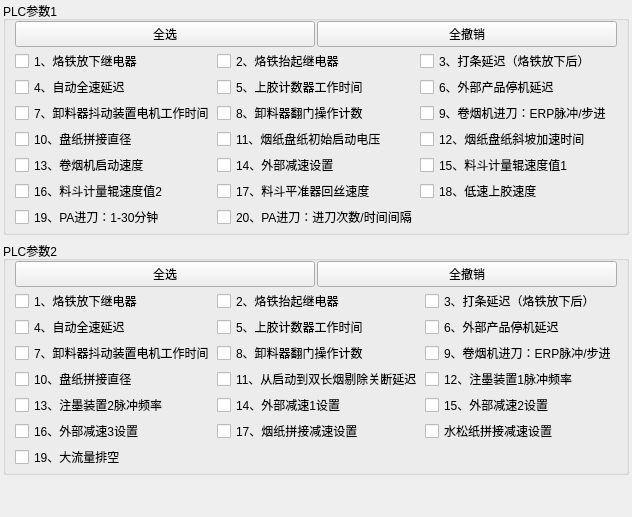
                     <widget class="QWidget" name="csp1">
                      <layout class="QVBoxLayout" name="verticalLayout_35">
                       <property name="leftMargin">
                        <number>3</number>
                       </property>
                       <property name="topMargin">
                        <number>1</number>
                       </property>
                       <property name="rightMargin">
                        <number>3</number>
                       </property>
                       <property name="bottomMargin">
                        <number>2</number>
                       </property>
                       <item>
                        <widget class="QGroupBox" name="gPLC1">
                         <property name="title">
                          <string>PLC参数1</string>
                         </property>
                         <layout class="QVBoxLayout" name="verticalLayout_43">
                          <property name="spacing">
                           <number>2</number>
                          </property>
                          <property name="topMargin">
                           <number>0</number>
                          </property>
                          <property name="bottomMargin">
                           <number>3</number>
                          </property>
                          <item>
                           <layout class="QHBoxLayout" name="horizontalLayout_36">
                            <item>
                             <widget class="QPushButton" name="pb_qx1">
                              <property name="sizePolicy">
                               <sizepolicy hsizetype="Preferred" vsizetype="Fixed">
                                <horstretch>0</horstretch>
                                <verstretch>0</verstretch>
                               </sizepolicy>
                              </property>
                              <property name="text">
                               <string>全选</string>
                              </property>
                              <attribute name="buttonGroup">
                               <string>buttonGroupQX</string>
                              </attribute>
                             </widget>
                            </item>
                            <item>
                             <widget class="QPushButton" name="pb_qc1">
                              <property name="sizePolicy">
                               <sizepolicy hsizetype="Preferred" vsizetype="Fixed">
                                <horstretch>0</horstretch>
                                <verstretch>0</verstretch>
                               </sizepolicy>
                              </property>
                              <property name="text">
                               <string>全撤销</string>
                              </property>
                              <attribute name="buttonGroup">
                               <string>buttonGroupQCX</string>
                              </attribute>
                             </widget>
                            </item>
                           </layout>
                          </item>
                          <item>
                           <layout class="QGridLayout" name="gridLayout_4">
                            <item row="0" column="0">
                             <widget class="QCheckBox" name="checkBox">
                              <property name="focusPolicy">
                               <enum>Qt::NoFocus</enum>
                              </property>
                              <property name="text">
                               <string>1、烙铁放下继电器</string>
                              </property>
                             </widget>
                            </item>
                            <item row="1" column="0">
                             <widget class="QCheckBox" name="checkBox_6">
                              <property name="focusPolicy">
                               <enum>Qt::NoFocus</enum>
                              </property>
                              <property name="text">
                               <string>4、自动全速延迟</string>
                              </property>
                             </widget>
                            </item>
                            <item row="2" column="0">
                             <widget class="QCheckBox" name="checkBox_8">
                              <property name="focusPolicy">
                               <enum>Qt::NoFocus</enum>
                              </property>
                              <property name="text">
                               <string>7、卸料器抖动装置电机工作时间</string>
                              </property>
                             </widget>
                            </item>
                            <item row="3" column="0">
                             <widget class="QCheckBox" name="checkBox_10">
                              <property name="focusPolicy">
                               <enum>Qt::NoFocus</enum>
                              </property>
                              <property name="text">
                               <string>10、盘纸拼接直径</string>
                              </property>
                             </widget>
                            </item>
                            <item row="4" column="0">
                             <widget class="QCheckBox" name="checkBox_12">
                              <property name="focusPolicy">
                               <enum>Qt::NoFocus</enum>
                              </property>
                              <property name="text">
                               <string>13、卷烟机启动速度</string>
                              </property>
                             </widget>
                            </item>
                            <item row="5" column="0">
                             <widget class="QCheckBox" name="checkBox_17">
                              <property name="focusPolicy">
                               <enum>Qt::NoFocus</enum>
                              </property>
                              <property name="text">
                               <string>16、料斗计量辊速度值2</string>
                              </property>
                             </widget>
                            </item>
                            <item row="6" column="0">
                             <widget class="QCheckBox" name="checkBox_19">
                              <property name="focusPolicy">
                               <enum>Qt::NoFocus</enum>
                              </property>
                              <property name="text">
                               <string>19、PA进刀：1-30分钟</string>
                              </property>
                             </widget>
                            </item>
                            <item row="0" column="2">
                             <widget class="QCheckBox" name="checkBox_3">
                              <property name="focusPolicy">
                               <enum>Qt::NoFocus</enum>
                              </property>
                              <property name="text">
                               <string>3、打条延迟（烙铁放下后）</string>
                              </property>
                             </widget>
                            </item>
                            <item row="0" column="1">
                             <widget class="QCheckBox" name="checkBox_2">
                              <property name="focusPolicy">
                               <enum>Qt::NoFocus</enum>
                              </property>
                              <property name="text">
                               <string>2、烙铁抬起继电器</string>
                              </property>
                             </widget>
                            </item>
                            <item row="1" column="1">
                             <widget class="QCheckBox" name="checkBox_5">
                              <property name="focusPolicy">
                               <enum>Qt::NoFocus</enum>
                              </property>
                              <property name="text">
                               <string>5、上胶计数器工作时间</string>
                              </property>
                             </widget>
                            </item>
                            <item row="2" column="1">
                             <widget class="QCheckBox" name="checkBox_13">
                              <property name="focusPolicy">
                               <enum>Qt::NoFocus</enum>
                              </property>
                              <property name="text">
                               <string>8、卸料器翻门操作计数</string>
                              </property>
                             </widget>
                            </item>
                            <item row="3" column="1">
                             <widget class="QCheckBox" name="checkBox_14">
                              <property name="focusPolicy">
                               <enum>Qt::NoFocus</enum>
                              </property>
                              <property name="text">
                               <string>11、烟纸盘纸初始启动电压</string>
                              </property>
                             </widget>
                            </item>
                            <item row="4" column="1">
                             <widget class="QCheckBox" name="checkBox_15">
                              <property name="focusPolicy">
                               <enum>Qt::NoFocus</enum>
                              </property>
                              <property name="text">
                               <string>14、外部减速设置</string>
                              </property>
                             </widget>
                            </item>
                            <item row="5" column="1">
                             <widget class="QCheckBox" name="checkBox_18">
                              <property name="focusPolicy">
                               <enum>Qt::NoFocus</enum>
                              </property>
                              <property name="text">
                               <string>17、料斗平准器回丝速度</string>
                              </property>
                             </widget>
                            </item>
                            <item row="6" column="1">
                             <widget class="QCheckBox" name="checkBox_20">
                              <property name="focusPolicy">
                               <enum>Qt::NoFocus</enum>
                              </property>
                              <property name="text">
                               <string>20、PA进刀：进刀次数/时间间隔</string>
                              </property>
                             </widget>
                            </item>
                            <item row="3" column="2">
                             <widget class="QCheckBox" name="checkBox_9">
                              <property name="focusPolicy">
                               <enum>Qt::NoFocus</enum>
                              </property>
                              <property name="text">
                               <string>12、烟纸盘纸斜坡加速时间</string>
                              </property>
                             </widget>
                            </item>
                            <item row="4" column="2">
                             <widget class="QCheckBox" name="checkBox_11">
                              <property name="focusPolicy">
                               <enum>Qt::NoFocus</enum>
                              </property>
                              <property name="text">
                               <string>15、料斗计量辊速度值1</string>
                              </property>
                             </widget>
                            </item>
                            <item row="5" column="2">
                             <widget class="QCheckBox" name="checkBox_16">
                              <property name="focusPolicy">
                               <enum>Qt::NoFocus</enum>
                              </property>
                              <property name="text">
                               <string>18、低速上胶速度</string>
                              </property>
                             </widget>
                            </item>
                            <item row="2" column="2">
                             <widget class="QCheckBox" name="checkBox_7">
                              <property name="focusPolicy">
                               <enum>Qt::NoFocus</enum>
                              </property>
                              <property name="text">
                               <string>9、卷烟机进刀：ERP脉冲/步进</string>
                              </property>
                             </widget>
                            </item>
                            <item row="1" column="2">
                             <widget class="QCheckBox" name="checkBox_4">
                              <property name="focusPolicy">
                               <enum>Qt::NoFocus</enum>
                              </property>
                              <property name="text">
                               <string>6、外部产品停机延迟</string>
                              </property>
                             </widget>
                            </item>
                           </layout>
                          </item>
                         </layout>
                        </widget>
                       </item>
                       <item>
                        <widget class="QGroupBox" name="groupBox_27">
                         <property name="title">
                          <string>PLC参数2</string>
                         </property>
                         <layout class="QVBoxLayout" name="verticalLayout_44">
                          <property name="spacing">
                           <number>2</number>
                          </property>
                          <property name="topMargin">
                           <number>0</number>
                          </property>
                          <property name="bottomMargin">
                           <number>3</number>
                          </property>
                          <item>
                           <layout class="QHBoxLayout" name="horizontalLayout_37">
                            <item>
                             <widget class="QPushButton" name="pb_qx2">
                              <property name="text">
                               <string>全选</string>
                              </property>
                              <attribute name="buttonGroup">
                               <string>buttonGroupQX</string>
                              </attribute>
                             </widget>
                            </item>
                            <item>
                             <widget class="QPushButton" name="pb_qc2">
                              <property name="text">
                               <string>全撤销</string>
                              </property>
                              <attribute name="buttonGroup">
                               <string>buttonGroupQCX</string>
                              </attribute>
                             </widget>
                            </item>
                           </layout>
                          </item>
                          <item>
                           <layout class="QGridLayout" name="gridLayout_5">
                            <item row="0" column="0">
                             <widget class="QCheckBox" name="checkBox_21">
                              <property name="focusPolicy">
                               <enum>Qt::NoFocus</enum>
                              </property>
                              <property name="text">
                               <string>1、烙铁放下继电器</string>
                              </property>
                             </widget>
                            </item>
                            <item row="1" column="0">
                             <widget class="QCheckBox" name="checkBox_22">
                              <property name="focusPolicy">
                               <enum>Qt::NoFocus</enum>
                              </property>
                              <property name="text">
                               <string>4、自动全速延迟</string>
                              </property>
                             </widget>
                            </item>
                            <item row="2" column="0">
                             <widget class="QCheckBox" name="checkBox_23">
                              <property name="focusPolicy">
                               <enum>Qt::NoFocus</enum>
                              </property>
                              <property name="text">
                               <string>7、卸料器抖动装置电机工作时间</string>
                              </property>
                             </widget>
                            </item>
                            <item row="3" column="0">
                             <widget class="QCheckBox" name="checkBox_24">
                              <property name="focusPolicy">
                               <enum>Qt::NoFocus</enum>
                              </property>
                              <property name="text">
                               <string>10、盘纸拼接直径</string>
                              </property>
                             </widget>
                            </item>
                            <item row="4" column="0">
                             <widget class="QCheckBox" name="checkBox_25">
                              <property name="focusPolicy">
                               <enum>Qt::NoFocus</enum>
                              </property>
                              <property name="text">
                               <string>13、注墨装置2脉冲频率</string>
                              </property>
                             </widget>
                            </item>
                            <item row="5" column="0">
                             <widget class="QCheckBox" name="checkBox_26">
                              <property name="focusPolicy">
                               <enum>Qt::NoFocus</enum>
                              </property>
                              <property name="text">
                               <string>16、外部减速3设置</string>
                              </property>
                             </widget>
                            </item>
                            <item row="6" column="0">
                             <widget class="QCheckBox" name="checkBox_27">
                              <property name="focusPolicy">
                               <enum>Qt::NoFocus</enum>
                              </property>
                              <property name="text">
                               <string>19、大流量排空</string>
                              </property>
                             </widget>
                            </item>
                            <item row="0" column="2">
                             <widget class="QCheckBox" name="checkBox_28">
                              <property name="focusPolicy">
                               <enum>Qt::NoFocus</enum>
                              </property>
                              <property name="text">
                               <string>3、打条延迟（烙铁放下后）</string>
                              </property>
                             </widget>
                            </item>
                            <item row="0" column="1">
                             <widget class="QCheckBox" name="checkBox_29">
                              <property name="focusPolicy">
                               <enum>Qt::NoFocus</enum>
                              </property>
                              <property name="text">
                               <string>2、烙铁抬起继电器</string>
                              </property>
                             </widget>
                            </item>
                            <item row="1" column="1">
                             <widget class="QCheckBox" name="checkBox_30">
                              <property name="focusPolicy">
                               <enum>Qt::NoFocus</enum>
                              </property>
                              <property name="text">
                               <string>5、上胶计数器工作时间</string>
                              </property>
                             </widget>
                            </item>
                            <item row="2" column="1">
                             <widget class="QCheckBox" name="checkBox_31">
                              <property name="focusPolicy">
                               <enum>Qt::NoFocus</enum>
                              </property>
                              <property name="text">
                               <string>8、卸料器翻门操作计数</string>
                              </property>
                             </widget>
                            </item>
                            <item row="3" column="1">
                             <widget class="QCheckBox" name="checkBox_32">
                              <property name="focusPolicy">
                               <enum>Qt::NoFocus</enum>
                              </property>
                              <property name="text">
                               <string>11、从启动到双长烟剔除关断延迟</string>
                              </property>
                             </widget>
                            </item>
                            <item row="4" column="1">
                             <widget class="QCheckBox" name="checkBox_33">
                              <property name="focusPolicy">
                               <enum>Qt::NoFocus</enum>
                              </property>
                              <property name="text">
                               <string>14、外部减速1设置</string>
                              </property>
                             </widget>
                            </item>
                            <item row="5" column="1">
                             <widget class="QCheckBox" name="checkBox_34">
                              <property name="focusPolicy">
                               <enum>Qt::NoFocus</enum>
                              </property>
                              <property name="text">
                               <string>17、烟纸拼接减速设置</string>
                              </property>
                             </widget>
                            </item>
                            <item row="3" column="2">
                             <widget class="QCheckBox" name="checkBox_36">
                              <property name="focusPolicy">
                               <enum>Qt::NoFocus</enum>
                              </property>
                              <property name="text">
                               <string>12、注墨装置1脉冲频率</string>
                              </property>
                             </widget>
                            </item>
                            <item row="4" column="2">
                             <widget class="QCheckBox" name="checkBox_37">
                              <property name="focusPolicy">
                               <enum>Qt::NoFocus</enum>
                              </property>
                              <property name="text">
                               <string>15、外部减速2设置</string>
                              </property>
                             </widget>
                            </item>
                            <item row="5" column="2">
                             <widget class="QCheckBox" name="checkBox_38">
                              <property name="focusPolicy">
                               <enum>Qt::NoFocus</enum>
                              </property>
                              <property name="text">
                               <string>水松纸拼接减速设置</string>
                              </property>
                             </widget>
                            </item>
                            <item row="2" column="2">
                             <widget class="QCheckBox" name="checkBox_39">
                              <property name="focusPolicy">
                               <enum>Qt::NoFocus</enum>
                              </property>
                              <property name="text">
                               <string>9、卷烟机进刀：ERP脉冲/步进</string>
                              </property>
                             </widget>
                            </item>
                            <item row="1" column="2">
                             <widget class="QCheckBox" name="checkBox_40">
                              <property name="focusPolicy">
                               <enum>Qt::NoFocus</enum>
                              </property>
                              <property name="text">
                               <string>6、外部产品停机延迟</string>
                              </property>
                             </widget>
                            </item>
                           </layout>
                          </item>
                         </layout>
                        </widget>
                       </item>
                       <item>
                        <spacer name="verticalSpacer_3">
                         <property name="orientation">
                          <enum>Qt::Vertical</enum>
                         </property>
                         <property name="sizeHint" stdset="0">
                          <size>
                           <width>20</width>
                           <height>40</height>
                          </size>
                         </property>
                        </spacer>
                       </item>
                      </layout>
                     </widget>
